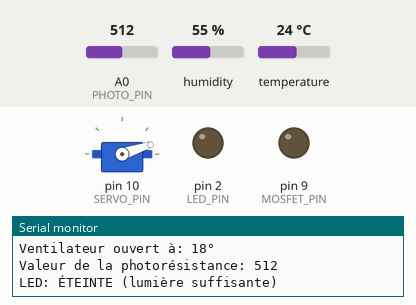
Recording of a sketch running on a simulated Arduino Uno, built with avr-gcc and run on an emulated ATmega328P. On the bench: servo, output pins drawn as LEDs (lit = HIGH), the last lines printed to the serial monitor. The test bench sets the inputs (shaded band); at power-on: humidity 55 %, A0 (PHOTO_PIN) = 512, temperature 24 °C.

Above: at 5.0 s.
5.1 s: humidity set to 22 %
At 7.3 s:
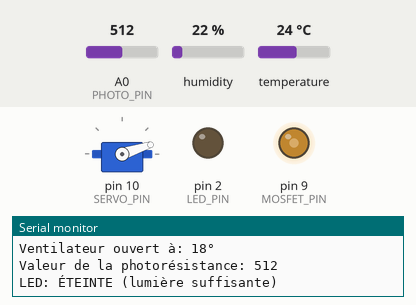
8.3 s: A0 (PHOTO_PIN) set to 366
12.5 s: A0 (PHOTO_PIN) set to 344
At 13.9 s:
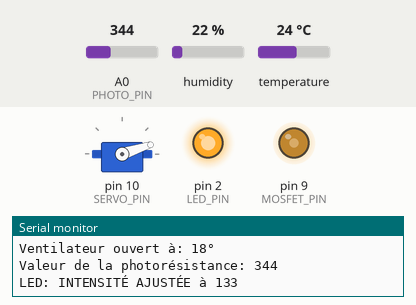
15.7 s: temperature set to 28 °C
At 18.6 s:
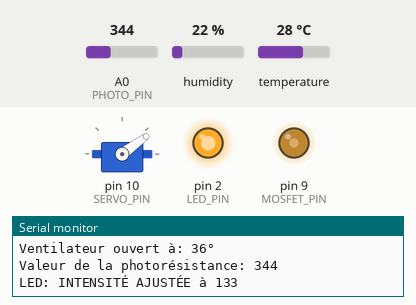
19.1 s: humidity set to 40 %
At 20.5 s:
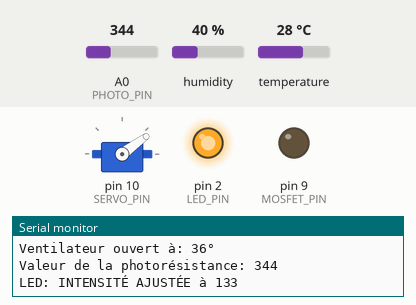
22.3 s: temperature set to 12 °C
At 25.2 s:
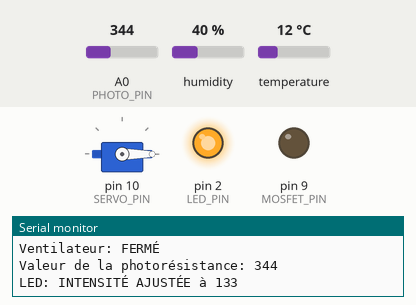
Timing chart, 0 to 26.7 s (numbered marks = the images above; inputs shaded):
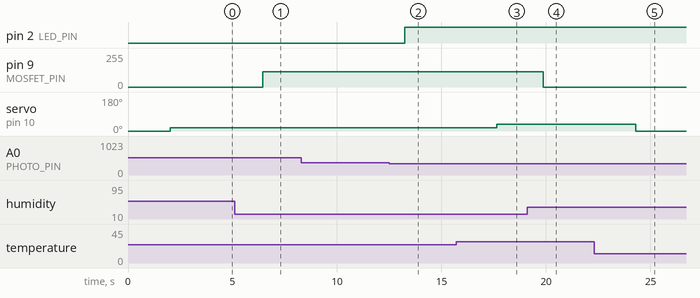

Measured:
- the behaviour switches between 351 and 350 on A0 (PHOTO_PIN) (found by bisection; images 1 and 2)
- after the input at 5.1 s, pin 9 (MOSFET_PIN): 0/255 → 115/255 after 1.3 s
- after the input at 12.5 s, pin 2 (LED_PIN): LOW → HIGH after 0.75 s
- after the input at 15.7 s, servo on pin 10 (SERVO_PIN): 18° → 36° after 2.0 s
- after the input at 19.1 s, pin 9 (MOSFET_PIN): 115/255 → 0/255 after 0.76 s
- after the input at 22.3 s, servo on pin 10 (SERVO_PIN): 36° → 0° after 2.0 s

The sketch:

System_embarque.ino
```cpp
#include <DHT.h>
#include <Servo.h>

#define DHTPIN 11        // Pin numérique où le DHT22 est connecté
#define DHTTYPE DHT22    // Définir le type de capteur DHT utilisé
#define MOSFET_PIN 9     // Pin de contrôle du MOSFET pour la pompe d'arrosage
#define PHOTO_PIN A0     // Pin pour la photorésistance
#define LED_PIN 2        // Pin pour la LED
#define SERVO_PIN 10     // Pin pour le servo-moteur de ventilation

DHT dht(DHTPIN, DHTTYPE);
Servo myServo;

void setup() {
    Serial.begin(9600);            // Initialiser la communication série
    dht.begin();                   // Initialiser le capteur DHT22
    pinMode(MOSFET_PIN, OUTPUT);   // Configurer la pin du MOSFET comme sortie
    pinMode(LED_PIN, OUTPUT);      // Configurer la pin de la LED comme sortie
    myServo.attach(SERVO_PIN);     // Attacher le servo-moteur à la pin définie
    myServo.write(0);              // Position initiale du servo (fermé)
}

void loop() {
    delay(2000); // Attendre quelques secondes entre les lectures

    float humidity = dht.readHumidity();      // Lire l'humidité relative
    float temperature = dht.readTemperature(); // Lire la température

    if (isnan(humidity) || isnan(temperature)) {
        Serial.println("Échec de la lecture du DHT22 !");
        return;
    }

    Serial.print("Humidité: ");
    Serial.print(humidity);
    Serial.print(" %\t");
    Serial.print("Température: ");
    Serial.print(temperature);
    Serial.println(" °C");

    // Contrôle gradué de la pompe d'arrosage en fonction de l'humidité
    int pumpIntensity;
    if (humidity < 40) {
        pumpIntensity = map(humidity, 0, 40, 255, 0); // Plus faible humidité = intensité plus forte
        pumpIntensity = constrain(pumpIntensity, 0, 255); // Limiter entre 0 et 255
        analogWrite(MOSFET_PIN, pumpIntensity); // Ajuster l'intensité de la pompe
        Serial.print("Pompe d'arrosage activée avec intensité: ");
        Serial.println(pumpIntensity);
    } else {
        analogWrite(MOSFET_PIN, 0); // Éteindre la pompe si humidité suffisante
        Serial.println("Pompe d'arrosage: ÉTEINTE");
    }

    // Contrôle gradué du ventilateur en fonction de la température
    int servoPosition;
    if (temperature > 20) { // Si la température est supérieure à 20°C
        servoPosition = map(temperature, 20, 40, 0, 90); // Ajuste l'angle de 0° à 90° entre 20°C et 40°C
        servoPosition = constrain(servoPosition, 0, 90); // Limite entre 0 et 90 degrés
        myServo.write(servoPosition);
        Serial.print("Ventilateur ouvert à: ");
        Serial.print(servoPosition);
        Serial.println("°");
    } else {
        myServo.write(0);  // Fermer le ventilateur si température est inférieure à 20°C
        Serial.println("Ventilateur: FERMÉ");
    }

    // Lire la valeur de la photorésistance
    int photoValue = analogRead(PHOTO_PIN);
    Serial.print("Valeur de la photorésistance: ");
    Serial.println(photoValue);

    // Contrôler la LED en fonction de la luminosité
    int ledBrightness;
    if (photoValue < 200) {
        ledBrightness = 255; // Allumer la LED (environnement sombre)
        analogWrite(LED_PIN, ledBrightness);
        Serial.println("LED: ALLUMÉE (environnement sombre)");
    } else if (photoValue > 500) {
        ledBrightness = 0; // Éteindre la LED (lumière suffisante)
        analogWrite(LED_PIN, ledBrightness);
        Serial.println("LED: ÉTEINTE (lumière suffisante)");
    } else {
        ledBrightness = map(photoValue, 200, 500, 255, 0); // Ajuster la luminosité
        analogWrite(LED_PIN, ledBrightness);
        Serial.print("LED: INTENSITÉ AJUSTÉE à ");
        Serial.println(ledBrightness);
    }

    delay(100); // Petite pause pour la stabilité
}
```
